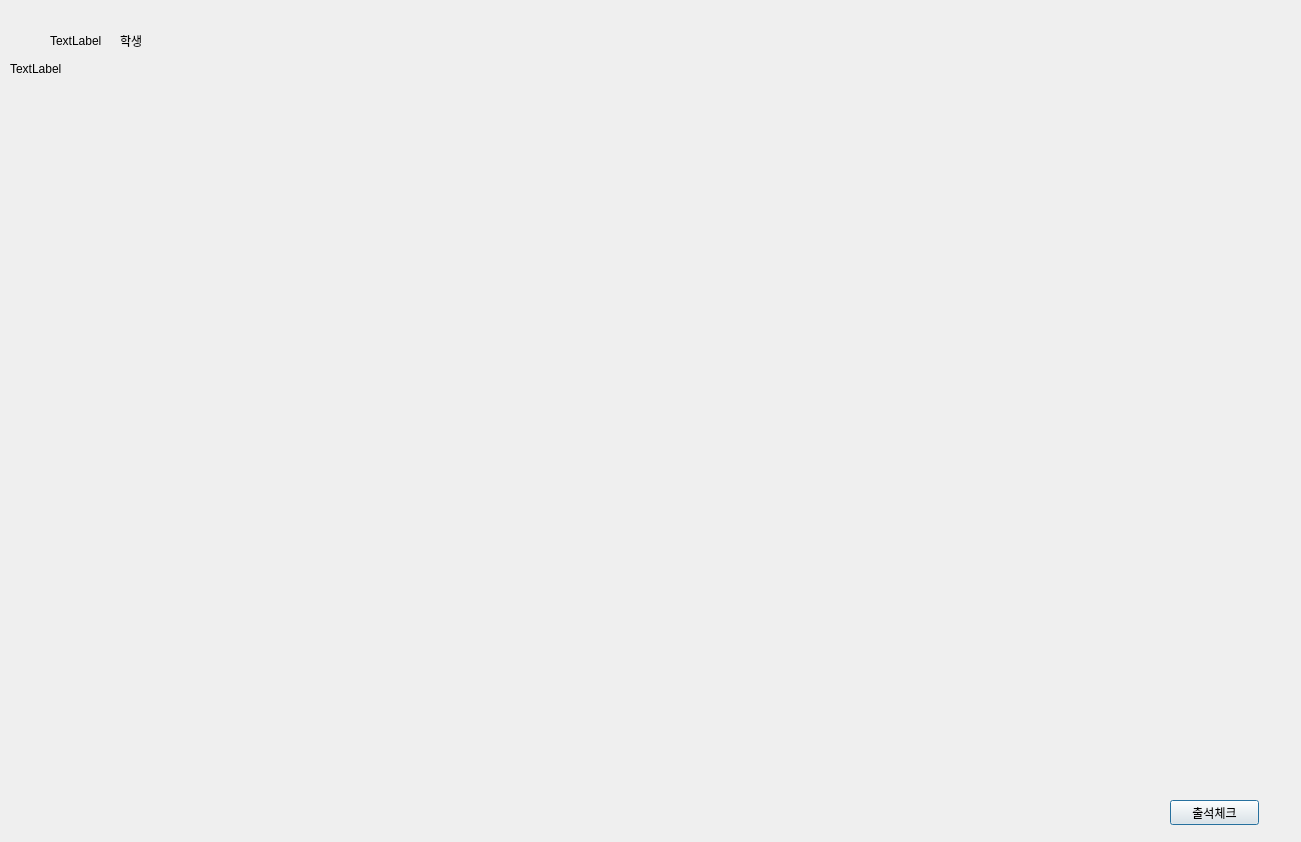
<?xml version="1.0" encoding="UTF-8"?>
<ui version="4.0">
 <class>Dialog</class>
 <widget class="QDialog" name="Dialog">
  <property name="geometry">
   <rect>
    <x>0</x>
    <y>0</y>
    <width>1301</width>
    <height>842</height>
   </rect>
  </property>
  <property name="windowTitle">
   <string>Dialog</string>
  </property>
  <widget class="QLabel" name="student">
   <property name="geometry">
    <rect>
     <x>120</x>
     <y>30</y>
     <width>41</width>
     <height>21</height>
    </rect>
   </property>
   <property name="text">
    <string>학생</string>
   </property>
  </widget>
  <widget class="QLabel" name="id_txt">
   <property name="geometry">
    <rect>
     <x>50</x>
     <y>30</y>
     <width>67</width>
     <height>21</height>
    </rect>
   </property>
   <property name="text">
    <string>TextLabel</string>
   </property>
  </widget>
  <widget class="QPushButton" name="check_btn">
   <property name="geometry">
    <rect>
     <x>1170</x>
     <y>800</y>
     <width>89</width>
     <height>25</height>
    </rect>
   </property>
   <property name="text">
    <string>출석체크</string>
   </property>
  </widget>
  <widget class="QLabel" name="label">
   <property name="geometry">
    <rect>
     <x>10</x>
     <y>60</y>
     <width>67</width>
     <height>17</height>
    </rect>
   </property>
   <property name="text">
    <string>TextLabel</string>
   </property>
  </widget>
 </widget>
 <resources/>
 <connections/>
</ui>
